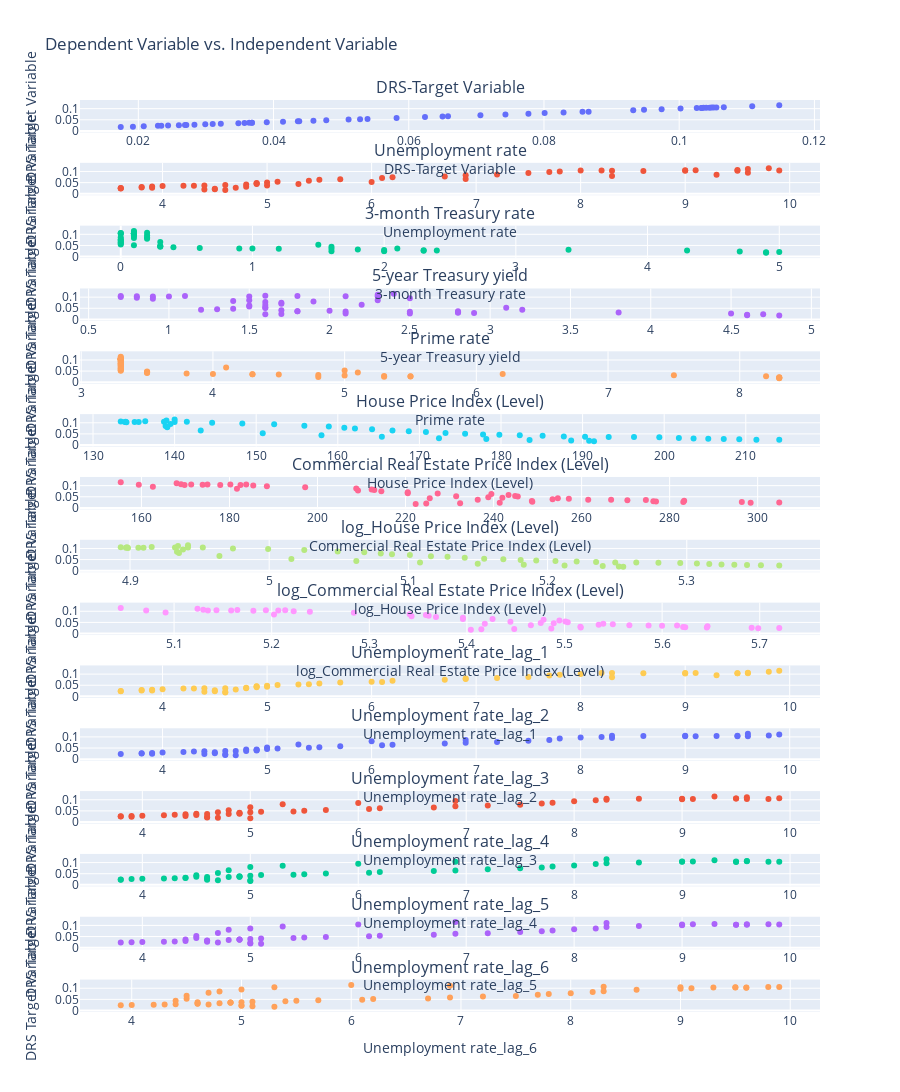

The code cell stored with this chart in its notebook:
### Markdown cell above
# Trend Plots(That has high correlation with Target Variable)

### Code cell
import plotly.subplots as sp
import plotly.graph_objects as go
from plotly.subplots import make_subplots


df = df_training
# Calculate the correlation between numeric columns and the 'DRS-Target Variable'
numeric_columns = df.select_dtypes(include='number').columns
correlation = df[numeric_columns].corr()['DRS-Target Variable']

# Define the correlation threshold for selecting columns
correlation_threshold = 0.5

# Select the columns with correlation above the threshold
selected_columns = correlation[correlation.abs() > correlation_threshold].index.tolist()
print('Names of the features that has high correlation : \n',selected_columns)
# Remove rows with missing values
df = df.dropna()

# Create subplots using make_subplots
fig = make_subplots(rows=len(selected_columns), cols=1, subplot_titles=selected_columns)

# Add traces for each subplot
for i, column in enumerate(selected_columns, start=1):
    fig.add_trace(
        go.Scatter(x=df[column], y=df['DRS-Target Variable'], mode='markers', name=column),
        row=i, col=1
    )

    # Add axis labels for each subplot
    fig.update_xaxes(title_text=column, row=i, col=1)
    fig.update_yaxes(title_text='DRS Target Variable', row=i, col=1)

# Update the layout
fig.update_layout(height=len(selected_columns) * 300, showlegend=False, title_text="Dependent Variable vs. Independent Variable")

# Show the plot
fig.show()
